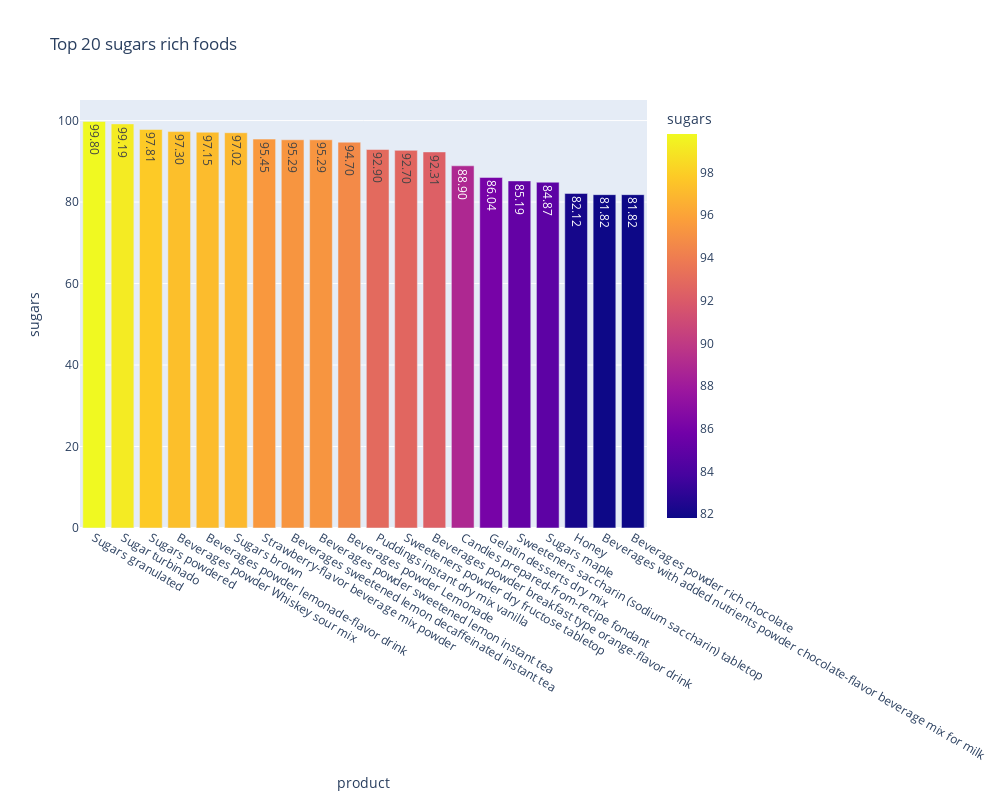

Notebook code cell kept with this figure:
### Markdown cell above
# Food with highest Sugar in Overall

### Code cell
sugar_rich= nutrients.sort_values(by='sugars', ascending= False)
top_20 = sugar_rich.head(20)
fig = px.bar(top_20, x='product', y='sugars', color='sugars', title='Top 20 sugars rich foods', width=1000, height=800, text = 'sugars', text_auto = '.2f')
fig.show()

### Figure 1 — Plotly figure (JSON) as saved in the notebook; plotly's stock layout.template omitted (floating-point values rounded to 4 significant figures)
{"data": [{"hovertemplate": "product=%{x}<br>sugars=%{marker.color}<extra></extra>", "legendgroup": "", "marker": {"color": [99.8, 99.19, 97.81, 97.3, 97.15, 97.02, 95.45, 95.29, 95.29, 94.7, 92.9, 92.7, 92.31, 88.9, 86.04, 85.19, 84.87, 82.12, 81.82, 81.82], "coloraxis": "coloraxis", "pattern": {"shape": ""}}, "name": "", "orientation": "v", "showlegend": false, "text": [99.8, 99.19, 97.81, 97.3, 97.15, 97.02, 95.45, 95.29, 95.29, 94.7, 92.9, 92.7, 92.31, 88.9, 86.04, 85.19, 84.87, 82.12, 81.82, 81.82], "textposition": "auto", "texttemplate": "%{y:.2f}", "type": "bar", "x": ["Sugars granulated", "Sugar turbinado", "Sugars powdered", "Beverages powder Whiskey sour mix", "Beverages powder lemonade-flavor drink", "Sugars brown", "Strawberry-flavor beverage mix powder", "Beverages sweetened lemon decaffeinated instant tea", "Beverages powder sweetened lemon instant tea", "Beverages powder Lemonade", "Puddings instant dry mix vanilla", "Sweeteners powder dry fructose tabletop", "Beverages powder breakfast type orange-flavor drink", "Candies prepared-from-recipe fondant", "Gelatin desserts dry mix", "Sweeteners saccharin (sodium saccharin) tabletop", "Sugars maple", "Honey", "Beverages with added nutrients powder chocolate-flavor beverage mix for milk", "Beverages powder rich chocolate"], "xaxis": "x", "y": [99.8, 99.19, 97.81, 97.3, 97.15, 97.02, 95.45, 95.29, 95.29, 94.7, 92.9, 92.7, 92.31, 88.9, 86.04, 85.19, 84.87, 82.12, 81.82, 81.82], "yaxis": "y"}], "layout": {"barmode": "relative", "coloraxis": {"colorbar": {"title": {"text": "sugars"}}, "colorscale": [[0, "#0d0887"], [0.1111, "#46039f"], [0.2222, "#7201a8"], [0.3333, "#9c179e"], [0.4444, "#bd3786"], [0.5556, "#d8576b"], [0.6667, "#ed7953"], [0.7778, "#fb9f3a"], [0.8889, "#fdca26"], [1, "#f0f921"]]}, "height": 800, "legend": {"tracegroupgap": 0}, "title": {"text": "Top 20 sugars rich foods"}, "width": 1000, "xaxis": {"anchor": "y", "domain": [0, 1], "title": {"text": "product"}}, "yaxis": {"anchor": "x", "domain": [0, 1], "title": {"text": "sugars"}}}}
